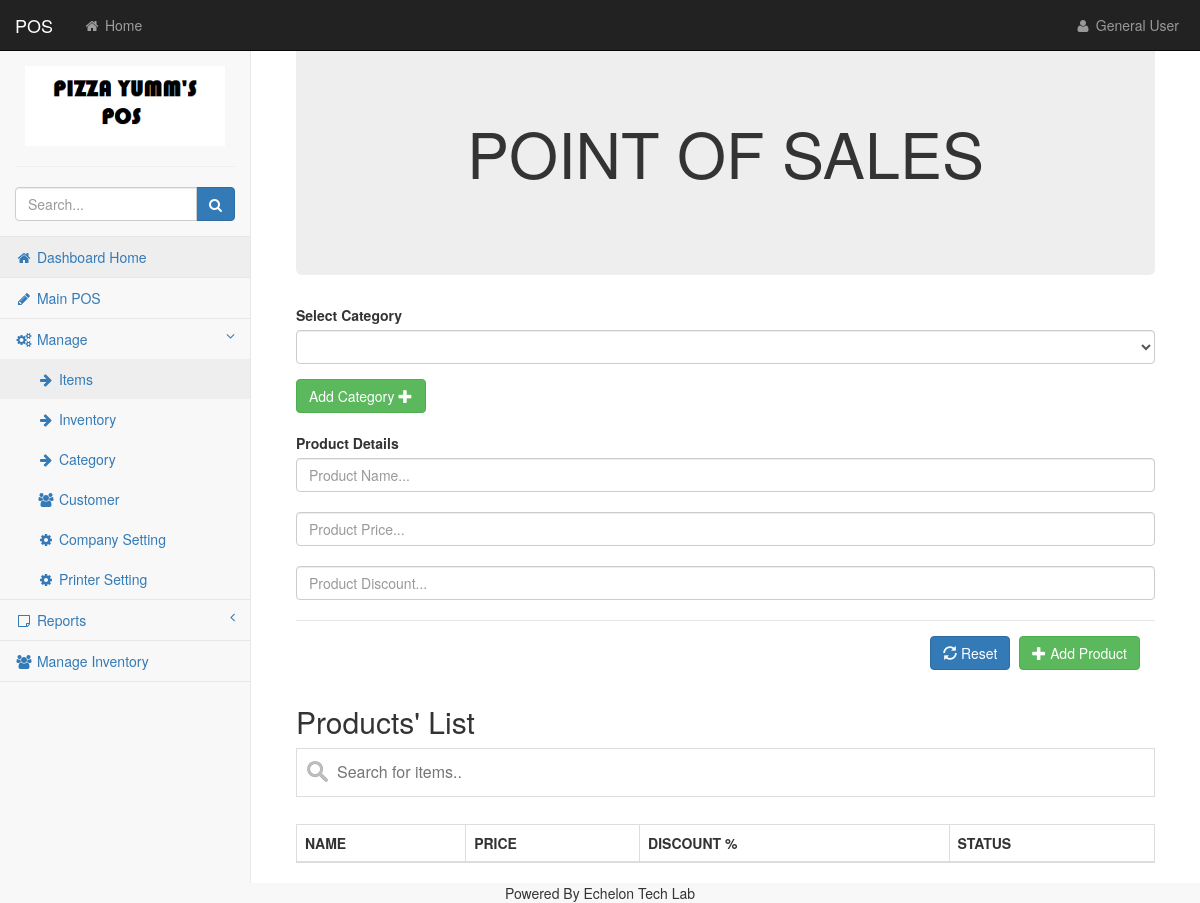
The app's page /items.php, older data.
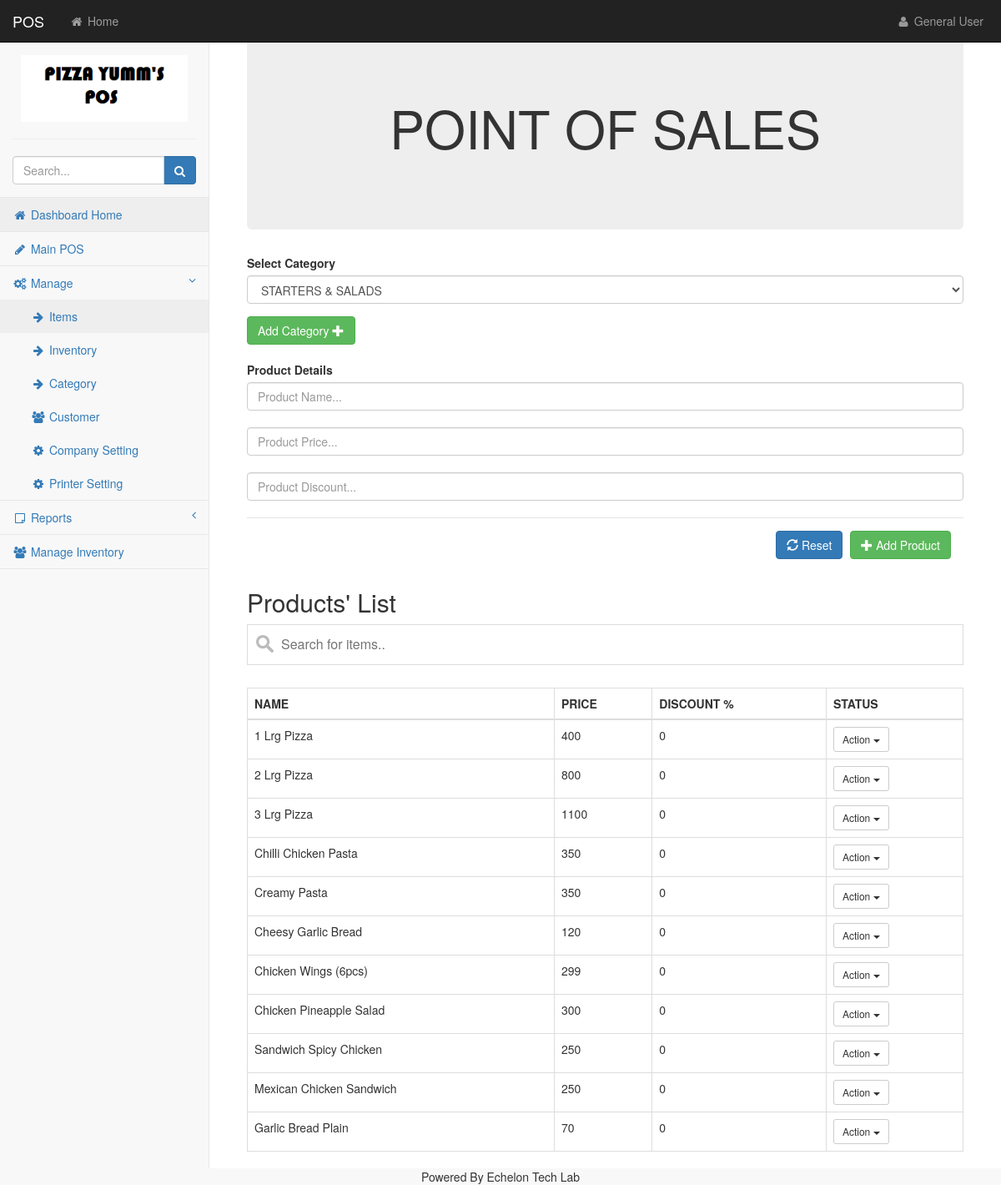
The same page, newer data.
### tables this page shows
CREATE TABLE `menu_products` (
  `p_id` int(5) NOT NULL,
  `p_name` varchar(30) NOT NULL,
  `p_price` varchar(20) NOT NULL,
  `discount_percent` varchar(255) NOT NULL,
  `cat_id` varchar(20) NOT NULL,
  `p_barcode` varchar(255) NOT NULL,
  `is_available` varchar(5) DEFAULT NULL
);

### include/session.php (called while the page is built, shortened)
<?php
if(isset($_SESSION['user_name']) && isset($_SESSION['user_password']) && $_SESSION['user_name'] === "admin" && $_SESSION['user_password'] === "admin123")
{
    $admin = true;
}
else
{
    $admin = false;
}
?>

### items.php (the view, shortened to what this page needs)
<?php
include("include/dbconnect.php");
include_once "include/session.php";
?>
<!DOCTYPE html>
<html lang="en">
    <head>
</head>
<body>
<div id="wrapper">
    <nav class="navbar navbar-inverse navbar-fixed-top" role="navigation">
        <?php include("include/header.php"); ?>
        <?php include("include/sidebar.php"); ?>
    </nav>
    <div id="page-wrapper">
        <div class="container-fluid">
            <div class="jumbotron text-center">
              <h1 class="page-header"><center><h1>POINT OF SALES</h1></center></h1>
            </div>
            <div class="form-group">
            <label>Select Category</label>
            <br>
            <select class="form-control" id="categories" required>
                <?php
                  $getData = "SELECT * FROM menu_categories";
                  $qur = $conn->query($getData);
                  while($r = mysqli_fetch_assoc($qur))
                  {
                ?>
                    <option value="<?php echo $r['category_id'] ?>"><?php echo $r['cat_name']  ?></option>
                <?php
                  }
                ?>
  </select>
</div>
            <button type="button" class="btn btn-success" onclick="openAjaxModel();" data-target="#addcategorymodel">
              Add Category <i class="glyphicon glyphicon-plus"></i>
            </button>
            <br/>
            <br/>
            <label>Product Details</label>
            <br>
            <input type="text" id="prod_name" class="form-control" placeholder="Product Name..." required>
            <br>
            <input type="text" id="prod_price" class="form-control" placeholder="Product Price..." required>
            <br>
            <input type="text" class="form-control" id="prod_discount" placeholder="Product Discount...">
            <br>
            <div class="modal-footer">
              <button id="reset" class="btn btn-primary"><i class="glyphicon glyphicon-refresh"></i> Reset</button>
              <button type="button" class="btn btn-success" onclick="sendrequest();"><i class="glyphicon glyphicon-plus"></i> Add Product</button>
            </div>
                    <h2>Products' List</h2>
                    <div>
                        <div class="form-group">
                            <input type="text" id="myInput" onkeyup="myFunction()" placeholder="Search for items..">
                        </div>
                        <table class="table table-bordered table-hover" id="myTable">
                            <thead>
                                <tr>
                                    <th>NAME</th>
                                    <th>PRICE</th>
                                    <th>DISCOUNT %</th>
                                    <th>STATUS</th>
                                </tr>
                            </thead>
                            <tbody>
                            <?php
                                $getData = "SELECT * FROM menu_products";
                                $qur = $conn->query($getData);
                                while($r = mysqli_fetch_assoc($qur))
                                {
                                ?>
                                  <tr>
                                    <td id="<?php echo 'td_0213_'.$r['p_id'] ?>"><?php echo $r['p_name'] ?></td>
                                    <td id="<?php echo 'td_0211_'.$r['p_id'] ?>"><?php echo $r['p_price'] ?></td>
                                    <td id="<?php echo 'td_0210_'.$r['p_id'] ?>"><?php echo $r['discount_percent'] ?></td>
                                    <td>
                                        <div class="btn-group">
                                            <button class="btn btn-default btn-sm dropdown-toggle" data-toggle="dropdown" type="button">Action <span class="caret"></span></button>
                                        </div>
                                    </td>
                                </tr>
                                <?php
                                }
                                ?>
                            </tbody>
                        </table>
                </div>
        </div>
    </div>
</div>
<div class="footer"><center>Powered By Echelon Tech Lab</center></div>
        <link href="css/bootstrap.min.css" rel="stylesheet">
        <link href="css/metisMenu.min.css" rel="stylesheet">
        <link href="css/timeline.css" rel="stylesheet">
        <link href="css/startmin.css" rel="stylesheet">
        <link href="css/morris.css" rel="stylesheet">
        <link rel="stylesheet" href="custom-css/style.css" type="text/css">
        <link href="css/font-awesome.min.css" rel="stylesheet" type="text/css">
</body>
</html>

### include/header.php (shortened to what this page needs)
<div class="navbar-header">
    <a class="navbar-brand" href="home.php">POS</a>
</div>
<ul class="nav navbar-nav navbar-left navbar-top-links">
    <li><a href="home.php"><i class="fa fa-home fa-fw"></i> Home</a></li>
</ul>
<?php
if($admin == true)
{
?>
<ul class="nav navbar-right navbar-top-links">
    <li class="dropdown">
        <a href="session_destroy.php">
            <i class="fa fa-user fa-fw"></i> Logged in as: Admin (Click to logout)
        </a>
    </li>
</ul>
<?php
}
else if($admin == false)
{
?>
<ul class="nav navbar-right navbar-top-links">
    <li class="dropdown">
        <a class="dropdown-toggle" data-toggle="dropdown" href="#">
            <i class="fa fa-user fa-fw"></i> General User
        </a>
    </li>
</ul>
<?php
}
?>

### include/sidebar.php (shortened to what this page needs)
<div class="navbar-default sidebar" role="navigation">
    <div class="sidebar-nav navbar-collapse">
        <ul class="nav" id="side-menu">
            <li class="sidebar-search">
                <center><a href="home.php"><img src="icons/pos_logo.png" width="200" height="80"></a></center>
                <hr>
                <div class="input-group custom-search-form">
                    <input type="text" class="form-control" placeholder="Search...">
                        <span class="input-group-btn">
                            <button class="btn btn-primary" type="button">
                                <i class="fa fa-search"></i>
                            </button>
                        </span>
                </div>
            </li>
            <li>
                <a href="home.php" class="active"><i class="fa fa-home fa-fw"></i> Dashboard Home</a>
            </li>
            <li>
                <a href="main_pos.php"><i class="fa fa-pencil fa-fw"></i> Main POS</a>
            </li>
            <?php
            if($admin == true)
            {
            ?>
            <li>
                <a href="#"><i class="fa fa-gears fa-fw"></i> Manage<span class="fa arrow"></span></a>
                <ul class="nav nav-second-level">
                    <li>
                        <a href="items.php"><i class="fa fa-arrow-right fa-fw"></i> Items </a>
                    </li>
                    <li>
                        <a href="inventory.php"><i class="fa fa-arrow-right fa-fw"></i> Inventory </a>
                    </li>
                    <li>
                        <a href="categories.php"><i class="fa fa-arrow-right fa-fw"></i> Category </a>
                    </li>
                    <li>
                        <a href="customers.php"><i class="fa fa-users fa-fw"></i> Customer </a>
                    </li>
                    <li>
                        <a href="settings.php"><i class="fa fa-gear fa-fw"></i> Company Setting </a>
                    </li>
                    <li>
                        <a href="settings_printer.php"><i class="fa fa-gear fa-fw"></i> Printer Setting </a>
                    </li>
                </ul>
            </li>
            <?php
            }
            else if($admin == false)
            {
            ?>
            <li>
                <a href="#"><i class="fa fa-gears fa-fw"></i> Manage<span class="fa arrow"></span></a>
                <ul class="nav nav-second-level">
                    <li>
                        <a href="items.php"><i class="fa fa-arrow-right fa-fw"></i> Items </a>
                    </li>
                    <li>
                        <a href="inventory.php"><i class="fa fa-arrow-right fa-fw"></i> Inventory </a>
                    </li>
                    <li>
                        <a href="categories.php"><i class="fa fa-arrow-right fa-fw"></i> Category </a>
                    </li>
                    <li>
                        <a href="customers.php"><i class="fa fa-users fa-fw"></i> Customer </a>
                    </li>
                    <li>
                        <a href="login.php"><i class="fa fa-gear fa-fw"></i> Company Setting </a>
                    </li>
                    <li>
                        <a href="login.php"><i class="fa fa-gear fa-fw"></i> Printer Setting </a>
                    </li>
                </ul>
            </li>
            <?php
            }
            ?>
            <?php
            if($admin == true)
            {
            ?>
            <li>
                <a href="#"><i class="fa fa-sticky-note-o fa-fw"></i> Reports<span class="fa arrow"></span></a>
                <ul class="nav nav-second-level">
                    <li>
                        <a href="sales_report.php"><i class="fa fa-arrow-right fa-fw"></i> Sales Report </a>
                    </li>
<!--
                    <li>
                        <a href="counter-wise-report.php"><i class="fa fa-arrow-right fa-fw"></i> Counter Wise Report </a>
                    </li>
-->
                    <li>
                        <a href="xreport.php"><i class="fa fa-arrow-right fa-fw"></i> X Report </a>
                    </li>
                    <li>
                        <a href="zreport.php"><i class="fa fa-arrow-right fa-fw"></i> Z Report </a>
                    </li>
                </ul>
            </li>
            <?php
            }
            else if($admin == false)
            {
            ?>
            <li>
                <a href="#"><i class="fa fa-sticky-note-o fa-fw"></i> Reports<span class="fa arrow"></span></a>
            </li>
            <?php
            }
            ?>
            <li>
                 <a href="manageinventory.php"><i class="fa fa-users fa-fw"></i> Manage Inventory </a>
            </li>
        </ul>
    </div>
</div>

### css/startmin.css (style rules this page uses)
body { background-color: #f8f8f8; }
#wrapper { width: 100%; }
#page-wrapper { padding: 30px 15px 0 15px; min-height: 568px; background-color: #fff; }
@media (min-width:768px) { #page-wrapper { position: inherit; margin-left: 250px; padding: 30px 30px 0 30px; border-left: 1px solid #e7e7e7; } }
.navbar-header { float: left; }
.navbar-left { float: left; }
.navbar-right { text-align: right; }
.navbar-top-links { margin: 0; }
.navbar-top-links li { display: inline-block; }
.navbar-top-links li:last-child { margin-right: 6px; }
.navbar-top-links li a { padding: 15px; min-height: 50px; }
.navbar-top-links>li>a { color: #999; }
.sidebar .sidebar-nav.navbar-collapse { padding-right: 0; padding-left: 0; }
.sidebar .sidebar-search { padding: 15px; }
.sidebar ul li { border-bottom: 1px solid #e7e7e7; }
.sidebar ul li a.active { background-color: #eee; }
.sidebar .arrow { float: right; }
.sidebar .fa.arrow:before { content: "\f104"; }
.sidebar .active>a>.fa.arrow:before { content: "\f107"; }
.sidebar .nav-second-level li, .sidebar .nav-third-level li { border-bottom: 0!important; }
.sidebar .nav-second-level li a { padding-left: 37px; }
@media (min-width:768px) { .sidebar { z-index: 1; position: absolute; width: 250px; margin-top: 51px; } }

### items.php (style rules this page uses)
#myInput { background-image: url('icons/searchicon.png'); background-position: 10px 12px; background-repeat: no-repeat; width: 100%; font-size: 16px; padding: 12px 20px 12px 40px; border: 1px solid #ddd; margin-bottom: 12px; }

Row changes from the older to the newer data that the page shows:
added menu_products: p_name "1 Lrg Pizza", p_price "400", discount_percent "0"
added menu_products: p_name "2 Lrg Pizza", p_price "800", discount_percent "0"
added menu_products: p_name "3 Lrg Pizza", p_price "1100", discount_percent "0"
added menu_products: p_name "Chilli Chicken Pasta", p_price "350", discount_percent "0"
added menu_products: p_name "Creamy Pasta", p_price "350", discount_percent "0"
added menu_products: p_name "Cheesy Garlic Bread", p_price "120", discount_percent "0"
added menu_products: p_name "Chicken Wings (6pcs)", p_price "299", discount_percent "0"
added menu_products: p_name "Chicken Pineapple Salad", p_price "300", discount_percent "0"
added menu_products: p_name "Sandwich Spicy Chicken", p_price "250", discount_percent "0"
added menu_products: p_name "Mexican Chicken Sandwich", p_price "250", discount_percent "0"
added menu_products: p_name "Garlic Bread Plain", p_price "70", discount_percent "0"
Text that changed along with them:
form field value: (not shown) → "STARTERS & SALADS"
